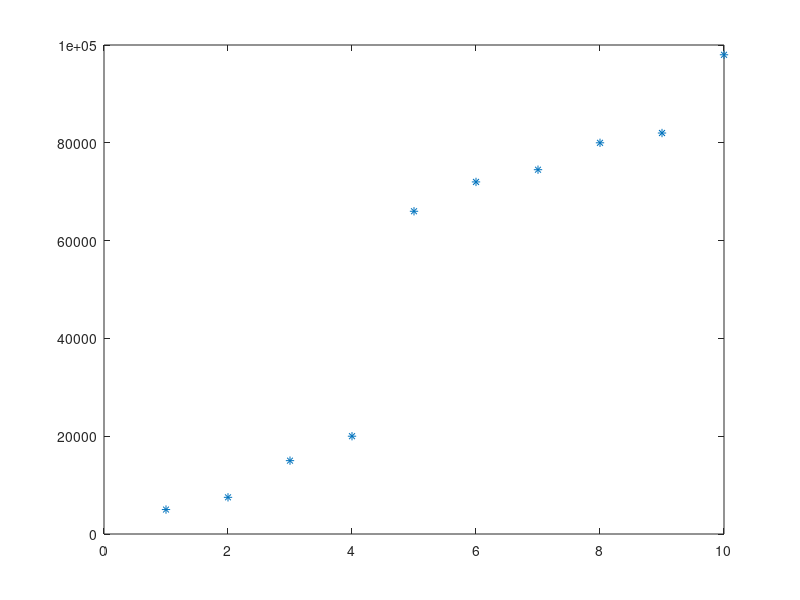

Source code (MATLAB): (Note: this script raises an error after producing the figure.)
careerYear = [1 2 3 4 5 6 7 8 9 10]';
incomeUSD = [5000 7500 15000 20000 66000 72000 74500 80000 82000 98000]';

plot(careerYear, incomeUSD, '*')

[p, ~, mu] = polyfit(T.careerYear, T.incomeUSD, 3);

f = polyval(p, careerYear, [], mu);
hold on
plot(careerYear, f)
hold off
